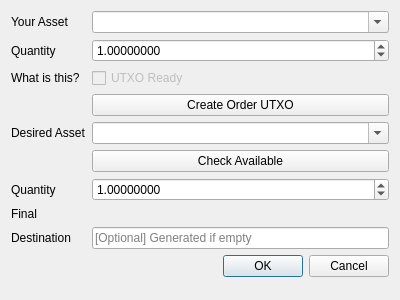
<?xml version="1.0" encoding="UTF-8"?>
<ui version="4.0">
 <class>Dialog</class>
 <widget class="QDialog" name="Dialog">
  <property name="geometry">
   <rect>
    <x>0</x>
    <y>0</y>
    <width>400</width>
    <height>300</height>
   </rect>
  </property>
  <property name="windowTitle">
   <string>Dialog</string>
  </property>
  <layout class="QFormLayout" name="formLayout">
   
   <item row="1" column="0">
    <widget class="QLabel" name="label">
     <property name="text">
      <string>Your Asset</string>
     </property>
    </widget>
   </item>
   <item row="1" column="1">
    <widget class="QComboBox" name="cmbOwnAsset">
     <property name="editable">
      <bool>true</bool>
     </property>
    </widget>
   </item>

   <item row="2" column="0">
    <widget class="QLabel" name="label_2">
     <property name="text">
      <string>Quantity</string>
     </property>
    </widget>
   </item>
   <item row="2" column="1">
    <widget class="QDoubleSpinBox" name="spinOwnQuantity">
     <property name="decimals">
      <number>8</number>
     </property>
     <property name="value">
      <number>1</number>
     </property>
     <property name="minimum">
      <double>0.00000001</double>
     </property>
    </widget>
   </item>

   <item row="3" column="0">
    <widget class="QLabel" name="lblWhatUTXO">
     <property name="cursor">
      <cursorShape>WhatsThisCursor</cursorShape>
     </property>
     <property name="text">
      <string>What is this?</string>
     </property>
    </widget>
   </item>
   <item row="3" column="1">
    <widget class="QCheckBox" name="chkUTXOReady">
     <property name="enabled">
      <bool>false</bool>
     </property>
     <property name="text">
      <string>UTXO Ready</string>
     </property>
    </widget>
   </item>

   <item row="4" column="1">
    <widget class="QPushButton" name="btnCreateUTXO">
     <property name="text">
      <string>Create Order UTXO</string>
     </property>
    </widget>
   </item>
   
   <item row="5" column="0">
    <widget class="QLabel" name="label">
     <property name="text">
      <string>Desired Asset</string>
     </property>
    </widget>
   </item>
   <item row="5" column="1">
    <widget class="QComboBox" name="cmbWantAsset">
     <property name="editable">
      <bool>true</bool>
     </property>
    </widget>
   </item>
   
   <item row="6" column="1">
    <widget class="QPushButton" name="btnCheckAvailable">
     <property name="text">
      <string>Check Available</string>
     </property>
    </widget>
   </item>
   
   <item row="7" column="0">
    <widget class="QLabel" name="label_2">
     <property name="text">
      <string>Quantity</string>
     </property>
    </widget>
   </item>
   <item row="7" column="1">
    <widget class="QDoubleSpinBox" name="spinWantQuantity">
     <property name="decimals">
      <number>8</number>
     </property>
     <property name="value">
      <number>1</number>
     </property>
     <property name="minimum">
      <double>0.00000001</double>
     </property>
    </widget>
   </item>
   
   <item row="8" column="0">
    <widget class="QLabel" name="label_2">
     <property name="text">
      <string>Final</string>
     </property>
    </widget>
   </item>
   <item row="8" column="1">
    <widget class="QLabel" name="lblFinal">
     <property name="text">
      <string></string>
     </property>
    </widget>
   </item>

   <item row="9" column="0">
    <widget class="QLabel" name="label_5">
     <property name="text">
      <string>Destination</string>
     </property>
    </widget>
   </item>
   <item row="9" column="1">
    <widget class="QLineEdit" name="txtDestination">
     <property name="text">
      <string/>
     </property>
     <property name="placeholderText">
      <string>[Optional] Generated if empty</string>
     </property>
    </widget>
   </item>

   <item row="10" column="1">
    <widget class="QDialogButtonBox" name="btnDialogButtons">
     <property name="orientation">
      <enum>Qt::Horizontal</enum>
     </property>
     <property name="standardButtons">
      <set>QDialogButtonBox::Cancel|QDialogButtonBox::Ok</set>
     </property>
    </widget>
   </item>
  </layout>
 </widget>
 <resources/>
 <connections>
  <connection>
   <sender>btnDialogButtons</sender>
   <signal>accepted()</signal>
   <receiver>Dialog</receiver>
   <slot>accept()</slot>
   <hints>
    <hint type="sourcelabel">
     <x>248</x>
     <y>254</y>
    </hint>
    <hint type="destinationlabel">
     <x>157</x>
     <y>274</y>
    </hint>
   </hints>
  </connection>
  <connection>
   <sender>btnDialogButtons</sender>
   <signal>rejected()</signal>
   <receiver>Dialog</receiver>
   <slot>reject()</slot>
   <hints>
    <hint type="sourcelabel">
     <x>316</x>
     <y>260</y>
    </hint>
    <hint type="destinationlabel">
     <x>286</x>
     <y>274</y>
    </hint>
   </hints>
  </connection>
 </connections>
</ui>
